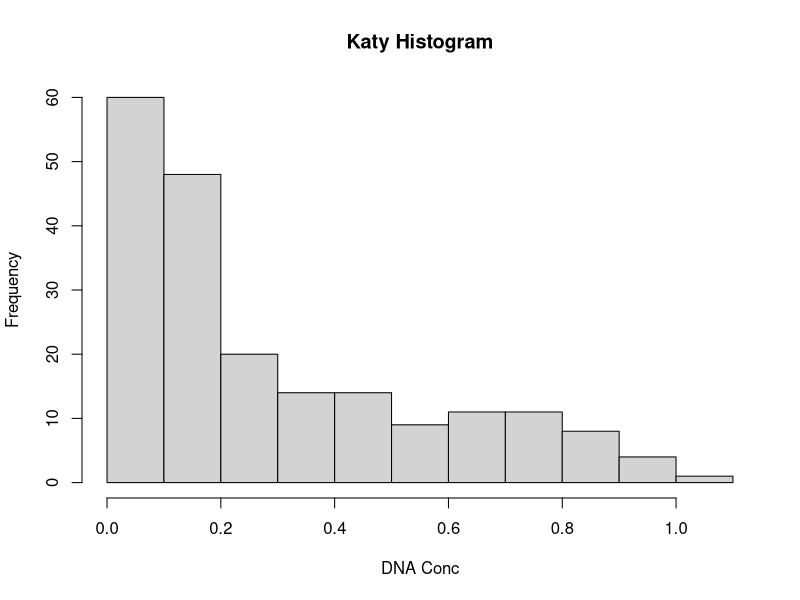
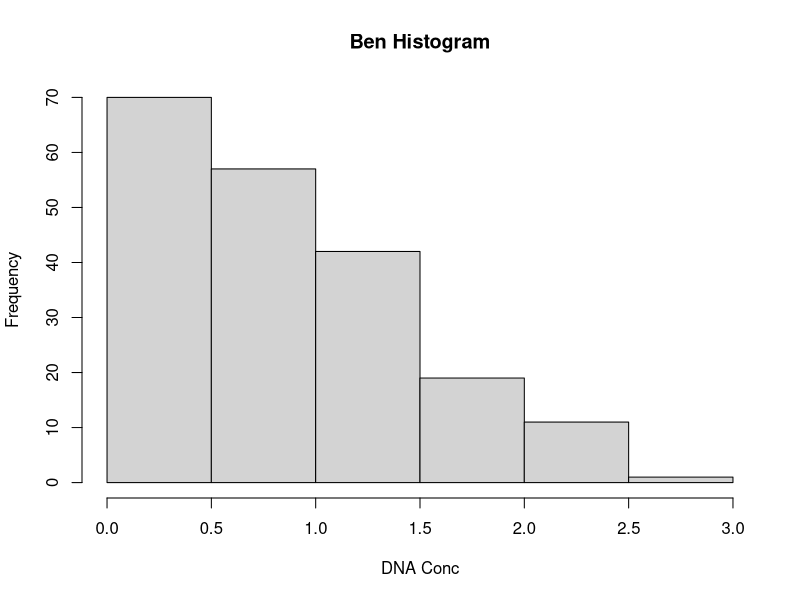
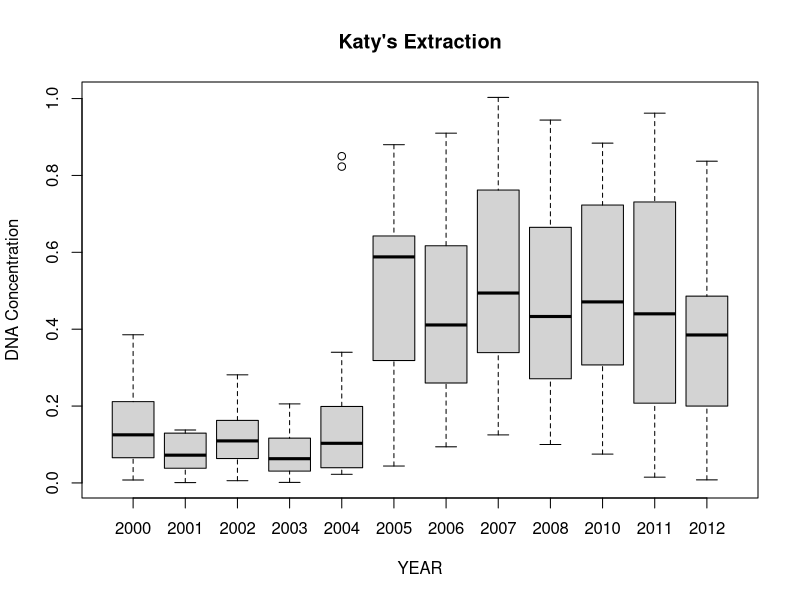
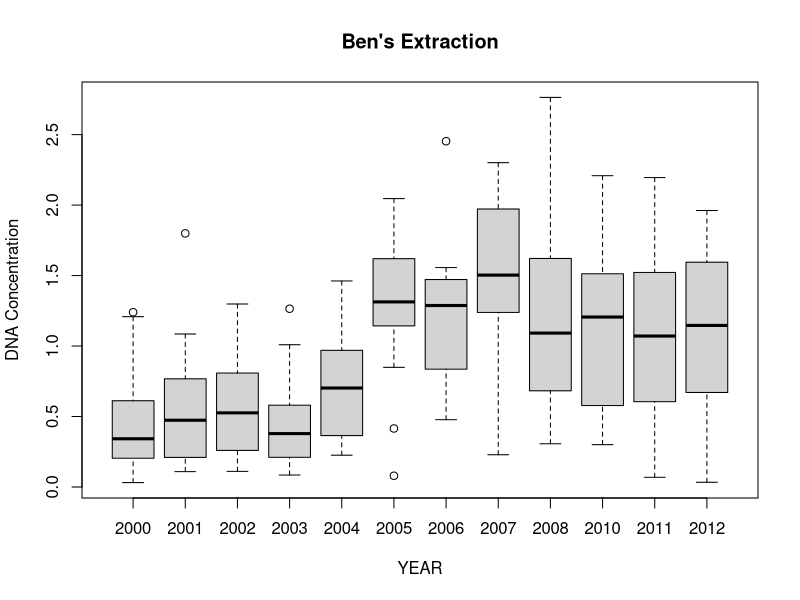

Reproduce these figures in R, in order. (Note: this script raises an error after producing the figures.)
library(tidyverse)

# Q1
read.csv("./DNA_Conc_by_Extraction_Date.csv")
Dframe <- read.csv("./DNA_Conc_by_Extraction_Date.csv")
summary(Dframe)
hist(Dframe$DNA_Concentration_Katy, xlab= "DNA Conc", main = "Katy Histogram")
hist(Dframe$DNA_Concentration_Ben, xlab= "DNA Conc", main = "Ben Histogram")

# Q2 and Q3
jpeg(filename = "./BOWEN_Plot1.jpeg")
plot(x=(as.factor(Dframe$Year_Collected)), y = Dframe$DNA_Concentration_Katy, xlab = "YEAR", ylab= "DNA Concentration", main= "Katy's Extraction")
dev.off()
jpeg(filename = "./BOWEN_Plot2.jpeg")
plot(x=(as.factor(Dframe$Year_Collected)), y = Dframe$DNA_Concentration_Ben, xlab = "YEAR", ylab="DNA Concentration", main= "Ben's Extraction")
dev.off()

# Q4
new_vector <- Dframe$DNA_Concentration_Ben / Dframe$DNA_Concentration_Katy
Dframe$DNA_Concentration_Ben / Dframe$DNA_Concentration_Katy
minimum_dif <- min(new_vector)
index_dif <- which(minimumdif == new_vector)
lowest_performance <- Dframe$Year_Collected[index_dif]

# Q5
subset_Downstairs <- filter(Dframe,Lab == "Downstairs")
jpeg(filename = "./Ben_DNA_over_time.jpeg")
plot(x = as.POSIXct(subset_Downstairs$Date_Collected), y = subset_Downstairs$DNA_Concentration_Ben, xlab= "Date_Collected", ylab= "DNA_Concentration_Ben")
dev.off()






